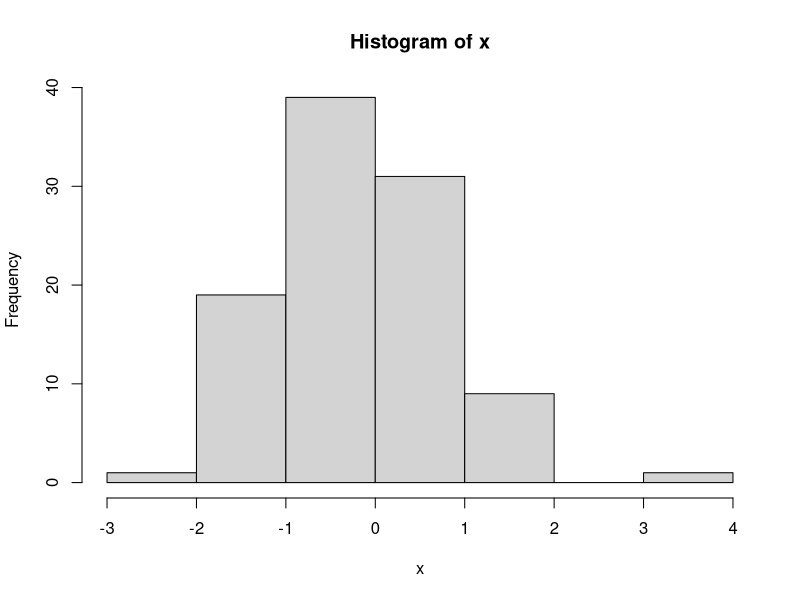

The R source for this figure:
## ---- chunk 1
knitr::opts_chunk$set(echo = TRUE)
## ---- chunk 2
knitr::include_url("https://drive.google.com/file/d/0BxPcGlt5CwbtVmU4VlNMdkw5WFk/preview")
## ---- chunk 3
(x = 8)
## ---- chunk 4
(y = 2 * x)
## ---- chunk 5
(x = 4)
## ---- chunk 6
x = rnorm(100)
(mean = mean (x))
(median = median(x))
(variance = var(x))
if(mean == 0){
  print("The mean is equal to the theoretical value")
} else{
  print("The mean is not equal to the theoretical value")
}
if(median == 0){
  print("The median is equal to the theoretical value")
} else{
  print("The median is not equal to the theoretical value")
}
if(variance == 1){
  print("The variance is equal to the theoretical value")
} else{
  print("The variance is not equal to the theoretical value")
}
## ---- chunk 7
hist(x)
